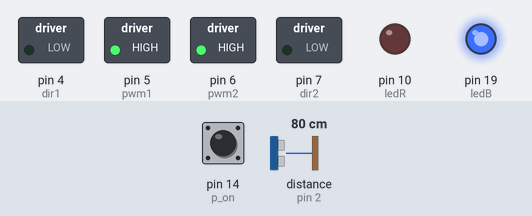
A sketch run on a simulated Arduino Uno, built with avr-gcc and run on an emulated ATmega328P. On the bench: switched loads named in the sketch (green lamp = pin HIGH), output pins drawn as LEDs (lit = HIGH). Wiring (inferred from the names in the program): ultrasonic range finder: trigger pin 3; echo pin 2. Inputs (shaded band) come from the test bench; at power-on: distance to the obstacle (sensor on pin 2) 80 cm, pin 14 (p_on) HIGH. The echo pulse lasts 58.3 µs per cm; pins used as bus, display or sensor lines are not drawn.

Above: at 1.2 s.
1.3 s: distance to the obstacle (sensor on pin 2) set to 65 cm
2.8 s: distance to the obstacle (sensor on pin 2) set to 56 cm
At 3.3 s:
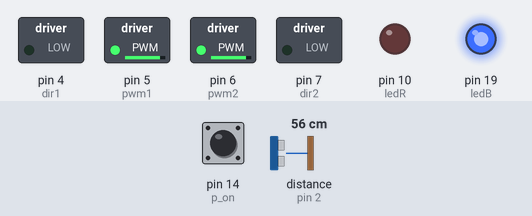
4.3 s: pin 14 (p_on) pulled LOW for 0.15 s
At 4.38 s:
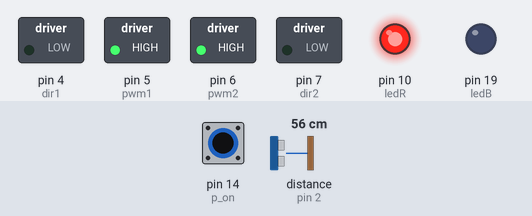
5.9 s: distance to the obstacle (sensor on pin 2) set to 2 cm
At 6.9 s:
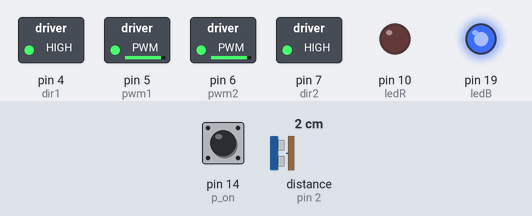
7.4 s: pin 14 (p_on) pulled LOW for 1 s
At 8.2 s:
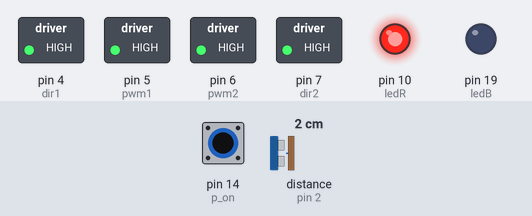
9.9 s: distance to the obstacle (sensor on pin 2) set to 9 cm
At 10.3 s:
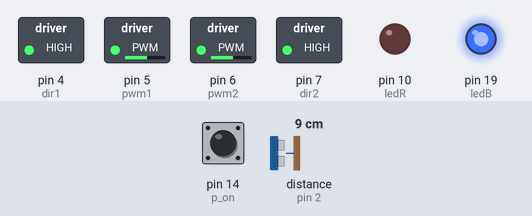
Timing chart, 0 to 12.4 s (numbered marks = the images above; inputs shaded):
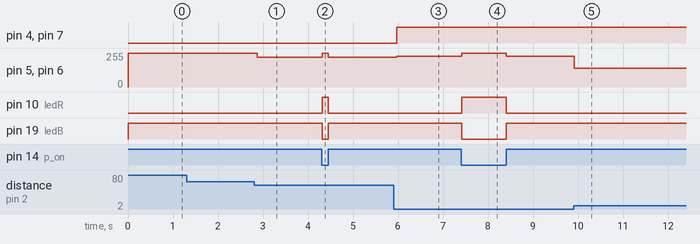

Measured:
- after the input at 1.3 s, every drawn part: stays the same
- after the input at 2.8 s, pin 5 (pwm1), pin 6 (pwm2): 255/255 → 223/255 after 0.07 s
- after the input at 4.3 s, pin 5 (pwm1), pin 6 (pwm2): 223/255 → 255/255 at once, → 223/255 0.14 s later; pin 10 (ledR): LOW → HIGH at once, → LOW 0.14 s later; pin 19 (ledB): HIGH → LOW at once, → HIGH 0.14 s later
- after the input at 5.9 s, pin 4 (dir1), pin 7 (dir2): LOW → HIGH after 0.07 s; pin 5 (pwm1), pin 6 (pwm2): 223/255 → 229/255 after 0.07 s
- after the input at 7.4 s, pin 5 (pwm1), pin 6 (pwm2): 229/255 → 255/255 at once, → 229/255 0.99 s later; pin 10 (ledR): LOW → HIGH at once, → LOW 0.99 s later; pin 19 (ledB): HIGH → LOW at once, → HIGH 0.99 s later
- after the input at 9.9 s, pin 5 (pwm1), pin 6 (pwm2): 229/255 → 140/255 at once

The sketch:

robot_PID_source.ino
```cpp
/* =======================================================================================================

    ********************************Algoritmo PID Básico Aplicado a Robôs Móveis********************************
    - Robô move-se para frente medindo a distância de um possível obstáculo.
    - Sendo a distância inferior a 20cm (valor arbitrado), o robô move-se para trás até o ponto de 20cm.
    - Chave p_on seleciona entre modo PID e modo simples "On Off"

    Compilador: Arduino IDE 1.8.4

======================================================================================================= */

// --- Mapeamento de Hardware ---
#define echo 2   //pino de echo do sensor ultrassônico HCSR04
#define trig 3   //pino de trigger do sensor ultrassônico HCSR04
#define dir1 4   //controle de direção do motor 1
#define pwm1 5   //pwm do motor 1
#define pwm2 6   //pwm do motor 2
#define dir2 7   //controle de direção do motor 2
#define ledR 10  //LED vermelho alto brilho
#define ledB 19  //LED azul alto brilho
#define p_on 14  //chave para seleção de modos (PID e normal)

// --- Configurações Iniciais ---
void onOff_control(float measure);  //Função para algoritmo de controle simples (on off)
void pid_control(float measure);    //Função para algorimo PID
void robot_ahead();                 //Função para mover robô para frente
void robot_back();                  //Função para mover robô para trás
float measureDistance();            //Função para medir, calcular e retornar a distância em cm
void trigPulse();                   //Função que gera o pulso de trigger de 10µs

// --- Variáveis Globais ---
float dist_cm;  //Armazena a distância em centímetros entre o robô e o obstáculo

// --- Configurações Iniciais ---
void setup() {
  pinMode(dir1, OUTPUT);        //saída para controle de direção do motor 1
  pinMode(pwm1, OUTPUT);        //saída para pwm do motor 1
  pinMode(pwm2, OUTPUT);        //saída para pwm do motor 2
  pinMode(dir2, OUTPUT);        //saída para controle de direção do motor 2
  pinMode(ledR, OUTPUT);        //saída para LED vermelho alto brilho
  pinMode(ledB, OUTPUT);        //saída para LED azul alto brilho
  pinMode(trig, OUTPUT);        //saída para o pulso de trigger
  pinMode(echo, INPUT);         //entrada para o pulso de echo
  pinMode(p_on, INPUT_PULLUP);  //entrada para chave de seleção de modos

  digitalWrite(trig, LOW);  //pino de trigger inicia em low
  digitalWrite(ledR, LOW);  //led vermelho inicia desligado
  digitalWrite(ledB, LOW);  //led azul inicia desligado
  digitalWrite(dir1, LOW);  //dir1 inicia em LOW
  digitalWrite(pwm1, LOW);  //pwm1 inicia em 0
  digitalWrite(pwm2, LOW);  //pwm2 inicia em 0
  digitalWrite(dir2, LOW);  //dir2 inicia em LOW
}  //end setup

// --- Loop Infinito ---
void loop() {
  dist_cm = measureDistance();                  //mede a distância e armazena em dist_cm
  if (digitalRead(p_on)) pid_control(dist_cm);  //controle PID, se chave p_on acionada
  else onOff_control(dist_cm);                  //senão, controle normal
  delay(65);                                    //atualização das leituras do sensor (sugerida pelo fabricante)
}  //end loop

// --- Desenvolvimento das Funções ---

// --- Move Robô para Frente ---
// Desliga os relés da ponte H para ambos os motores
void robot_ahead()  //Função para mover robô para frente
{
  digitalWrite(dir1, LOW);
  digitalWrite(dir2, LOW);
}  //end robot_ahead

// --- Move Robô para Trás ---
// Aciona os relés da ponte H para ambos os motores
void robot_back()  //Função para mover robô para trás
{
  digitalWrite(dir1, HIGH);
  digitalWrite(dir2, HIGH);
}  //end robot_ahead

// --- Algoritmo de controle simples (on off) ---
// Se distância inferior a 20cm, move robô para trás com pwm máximo. Senão, move robô para frente
// com pwm máximo.
void onOff_control(float measure)  //Função para algoritmo de controle simples (on off)
{
  digitalWrite(ledR, HIGH);  //liga led vermelho
  digitalWrite(ledB, LOW);   //desliga led azul

  if (measure < 20)          //distância medida menor que 20cm?
  {                          //sim
    robot_back();            //move robô para trás
    analogWrite(pwm1, 255);  //pwm1 no máximo
    analogWrite(pwm2, 255);  //pwm2 no máximo
  }                          //end if

  else                       //senão
  {                          //distância igual ou superior a 20cm
    robot_ahead();           //move robô para frente
    analogWrite(pwm1, 255);  //pwm1 no máximo
    analogWrite(pwm2, 255);  //pwm2 no máximo
  }                          //end else
}  //end onOff_control

// --- Algoritmo Proporcional Integral Derivativo (P.I.D.) ---
// Calcula erro na medida do sensor, comparando com setpoint (20cm)
// Reduz velocidade dos motores de forma sutil até atingir 20cm
// Movimenta robô para frente (se distância superior ou igual a 20) ou para trás (se distância inferior a 20)
void pid_control(float measure)  //Função para algorimo PID
{
  float error_meas,      //armazena o erro
    kp = 1.0,            //constante kp
    ki = 0.02,           //constante ki
    kd = 0.0,            //constante kd
    proportional,        //armazena valor proporcional
    integral,            //armazena valor integral
    derivative,          //armazena valor derivativo
    PID,                 //armazena resultado PID
    ideal_value = 20.0,  //valor ideal (setpoint), setado para 20cm
    lastMeasure;         //armazena última medida

  digitalWrite(ledR, LOW);   //desliga led vermelho
  digitalWrite(ledB, HIGH);  //liga led azul

  error_meas = measure - ideal_value;  //calcula erro

  proportional = error_meas * kp;  //calcula proporcional

  integral += error_meas * ki;  //calcula integral

  derivative = (lastMeasure - measure) * kd;  //calcula derivada ***há um erro de semântica aqui
                                              // ex.: corrija o erro de semântica para o cálculo da derivada!
  lastMeasure = measure;                      //atualiza medida

  PID = proportional + integral + derivative;  //calcula PID

  if (PID < 0)                       //PID menor que zero?
  {                                  //sim
    PID = map(PID, 0, -20, 0, 255);  //normaliza para PWM de 8 bits
    robot_back();                    //move robô para trás

  }  //end if PID

  else                              //senão
  {                                 //PID maior ou igual a zero
    PID = map(PID, 0, 40, 0, 255);  //normaliza para PWM de 8 bits
    if (PID > 255) PID = 255;       //se PID maior que 255, mantém em 255
    robot_ahead();                  //move robô para frente

  }  //end else

  analogWrite(pwm1, PID);  //controla PWM de acordo com o PID (motor 1)
  analogWrite(pwm2, PID);  //controla PWM de acordo com o PID (motor 2)
}  //end pid_control

// --- Mede pulso de echo e calcula distância medida pelo sensor ---
// Utiliza função pulseIn da IDE do Arduino e realiza o cálculo da distância em cm
float measureDistance()  //Função que retorna a distância em centímetros
{
  float pulse;                  //Armazena o valor de tempo em µs que o pino echo fica em nível alto
  trigPulse();                  //Envia pulso de 10µs para o pino de trigger do sensor
  pulse = pulseIn(echo, HIGH);  //Mede o tempo em que echo fica em nível alto e armazena em pulse

  /*
    >>> Cálculo da Conversão de µs para cm:

   Velocidade do som = 340 m/s = 34000 cm/s

   1 segundo = 1000000 micro segundos

      1000000 µs - 34000 cm/s
            X µs - 1 cm

                  1E6
            X = ------- = 29.41
                 34000

    Para compensar o ECHO (ida e volta do ultrassom) multiplica-se por 2

    X' = 29.41 x 2 = 58.82

  */

  return (pulse / 58.82);  //Calcula distância em centímetros e retorna o valor
}  //end measureDistante

// --- Gera o pulso de trigger para o acionamento do sinal de ultrassom ---
// Pulso de 10µs , conforme especificação do fabricante (vide datashet HC-SR04)
void trigPulse()  //Função para gerar o pulso de trigger para o sensor HC-SR04
{
  digitalWrite(trig, HIGH);  //Saída de trigger em nível alto
  delayMicroseconds(10);     //Por 10µs ...
  digitalWrite(trig, LOW);   //Saída de trigger volta a nível baixo
}  //end trigPulse
```
